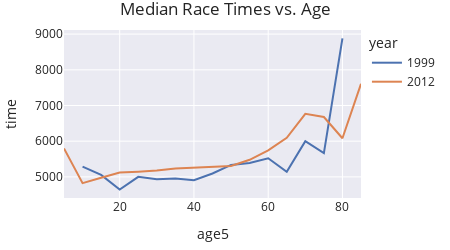

Source (notebook cell):
### Code cell
fig = px.line(few, x='age5', y='time', color='year',
              title='Median Race Times vs. Age',
              width=450, height=250)
margin(fig, t=30)

### Figure 1 — Plotly figure (JSON) as saved in the notebook; plotly's stock layout.template omitted (floating-point values rounded to 4 significant figures)
{"data": [{"hovertemplate": "year=1999<br>age5=%{x}<br>time=%{y}<extra></extra>", "legendgroup": "1999", "line": {"color": "rgb(76,114,176)", "dash": "solid"}, "marker": {"symbol": "circle"}, "mode": "lines", "name": "1999", "orientation": "v", "showlegend": true, "type": "scatter", "x": [10, 15, 20, 25, 30, 35, 40, 45, 50, 55, 60, 65, 70, 75, 80], "xaxis": "x", "y": [5289, 5054, 4643, 5000.0, 4932, 4952, 4906.0, 5094, 5334, 5389, 5522, 5142, 5998.0, 5664, 8880], "yaxis": "y"}, {"hovertemplate": "year=2012<br>age5=%{x}<br>time=%{y}<extra></extra>", "legendgroup": "2012", "line": {"color": "rgb(221,132,82)", "dash": "solid"}, "marker": {"symbol": "circle"}, "mode": "lines", "name": "2012", "orientation": "v", "showlegend": true, "type": "scatter", "x": [5, 10, 15, 20, 25, 30, 35, 40, 45, 50, 55, 60, 65, 70, 75, 80, 85], "xaxis": "x", "y": [5796, 4824, 4975, 5124, 5146, 5177, 5235, 5261, 5274.0, 5306, 5478, 5741, 6095, 6768, 6678.0, 6082.0, 7607], "yaxis": "y"}], "layout": {"height": 250, "legend": {"title": {"text": "year"}, "tracegroupgap": 0}, "margin": {"t": 30}, "title": {"text": "Median Race Times vs. Age"}, "width": 450, "xaxis": {"anchor": "y", "autorange": true, "domain": [0, 1], "range": [5, 85], "title": {"text": "age5"}, "type": "linear"}, "yaxis": {"anchor": "x", "autorange": true, "domain": [0, 1], "range": [4408.0, 9115.0], "title": {"text": "time"}, "type": "linear"}}}
